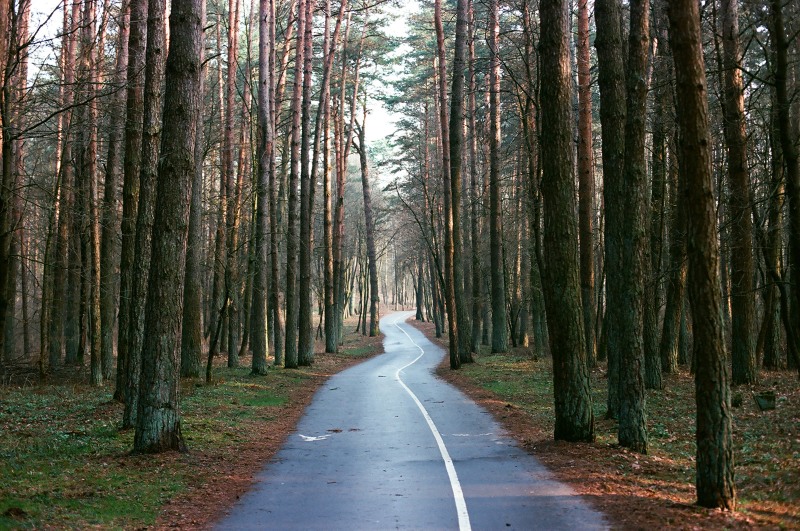
#> input picture lesson7/hello.jpg, 1600 x 1061 px, found by its file name (shown at 1/2 size)
$ python resize.py   (older library calls are emulated)
#> lines starting #> are read from the running program, lines starting #| are printed output that depends on the picture
from PIL import Image, ImageOps
#
size = (128, 128)
#
infile = 'Hello.jpg'

outfile = 'resized.png'

im = Image.open(infile)
#> im is the input picture: PIL image 1600x1061 RGB; mean R, G, B 78.3, 79.3, 68.9
im.thumbnail(size)
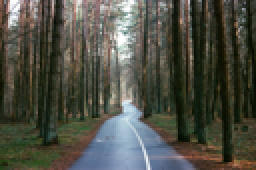
#> im: PIL image 128x85 RGB (shown 2 times larger); mean R, G, B 78.3, 79.3, 68.9

thumb = ImageOps.fit(im, size, Image.ANTIALIAS)
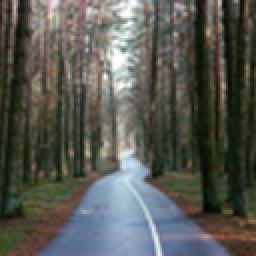
#> thumb: PIL image 128x128 RGB (shown 2 times larger); mean R, G, B 87.3, 89.3, 82.1

thumb.save(outfile, "PNG")

$ run again, with lesson6/Homework6/510222832.jpg copied over lesson7/hello.jpg
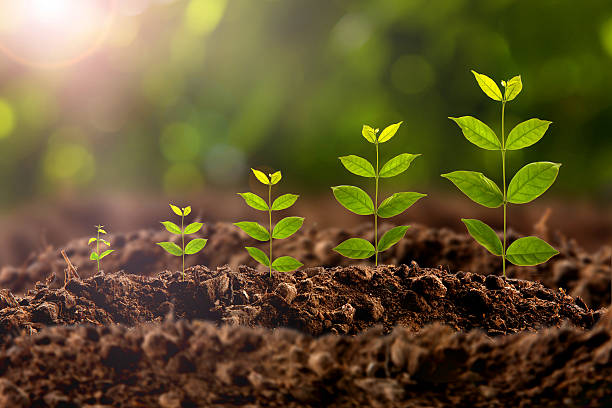
#> input picture lesson6/Homework6/510222832.jpg, 612 x 408 px, found by its file name
#> im is the input picture: PIL image 612x408 RGB; mean R, G, B 98.6, 84.8, 46
#> `im.thumbnail(size)`:
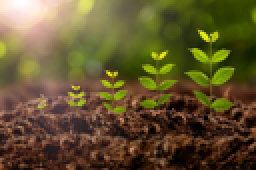
#> im: PIL image 128x85 RGB (shown 2 times larger); mean R, G, B 98.7, 85, 46.2
#> `thumb = ImageOps.fit(im, size, Image.ANTIALIAS)`:
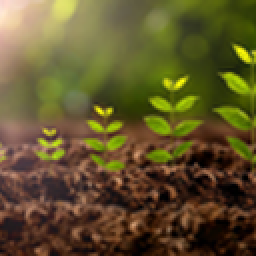
#> thumb: PIL image 128x128 RGB (shown 2 times larger); mean R, G, B 96.5, 84.1, 43.2
